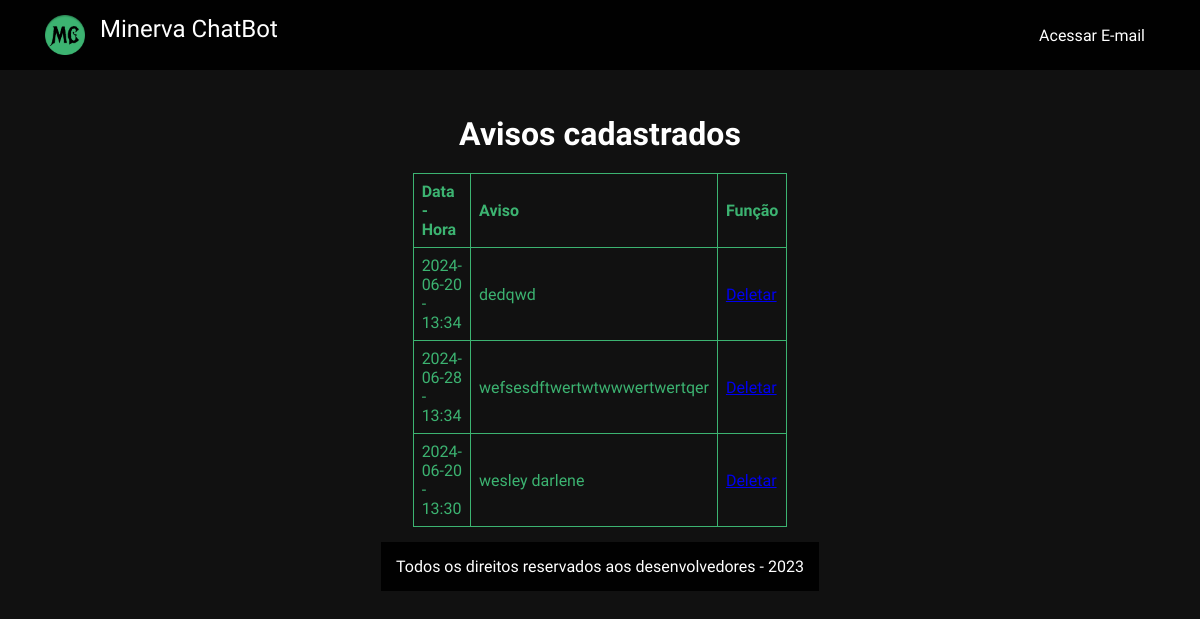
The page /mensagens on the database as committed earlier.
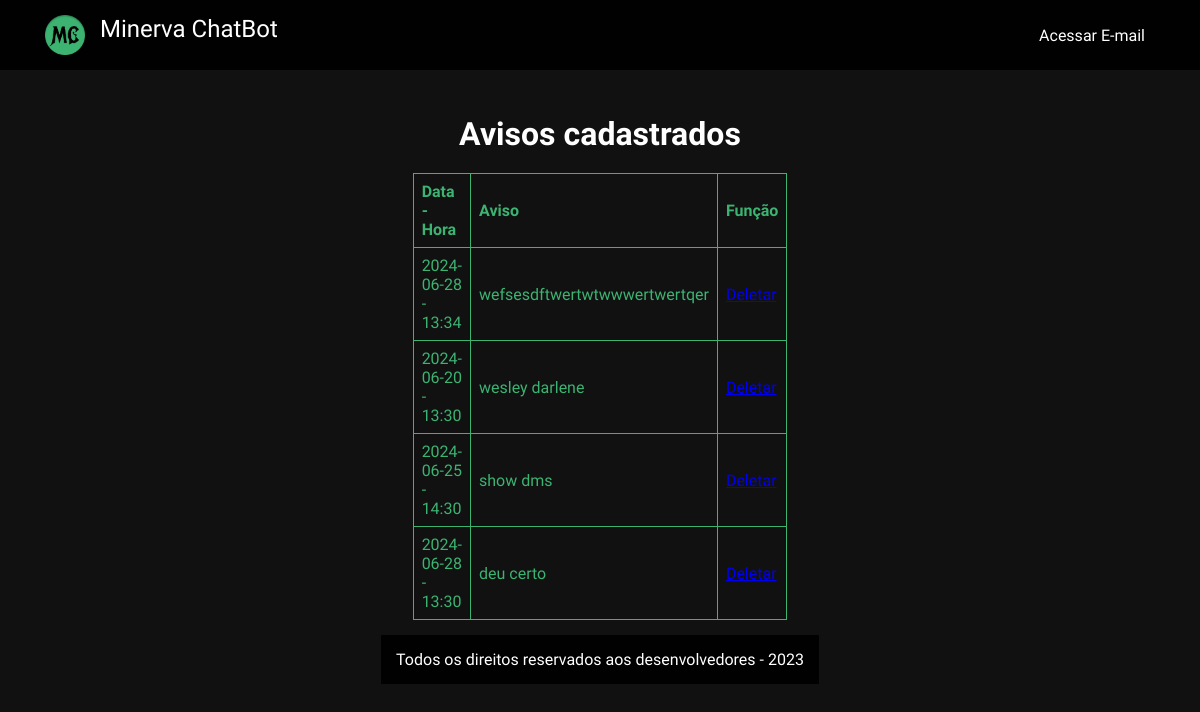
The same page on the database as committed later.
### minerva/models.py (models this page shows)
class Avisos(models.Model):
    dia = models.CharField(max_length=10)
    hora = models.CharField(max_length=5)
    mensagem = models.CharField(max_length=500)

### minerva/views.py (the view)
# urls.py: path('mensagens', mensagens, name='mensagens'),
def mensagens(request):
    data = {}
    data['avisos'] = Avisos.objects.all()
    return render(request,'mensagens.html', data)

### minerva/templates/mensagens.html (shortened to what this page needs)
<!DOCTYPE html>
{% load static %}
<html lang="en">
  <head>
    <link rel="stylesheet" href={% static "minerva/css/minerva.css" %}> <link
  </head>
  <body>
    <header>
      <div class="logo">
        <img src={% static "minerva/css/logominerva.png" %} alt="Logo do Minerva
        ChatBot" width="40px">
        <p class="titulo">Minerva ChatBot</p>
      </div>
      <ul class="menu">
        <li><a href="https://mail.google.com">Acessar E-mail</a></li>
      </ul>
    </header>
    <div class="corpo">
    <div class="contt" id="tabela">
      <h1>Avisos cadastrados</h1>
      <table id="tabelabela">
        <thead>
          <tr>
            <th>Data - Hora</th>
            <th>Aviso</th>
            <th>Função</th>
          </tr>
        </thead>
        {% for aviso in avisos %}
        <tbody id="tabelacorpo">
          <td>{{aviso.dia}} - {{aviso.hora}}</td>
          <td>{{aviso.mensagem}}</td>
          <td>
            <a href="delete/{{aviso.id}}" class= "button">Deletar</a>
        </td>
        </tbody>
        {% endfor %}
      </table>
    </div>
    <footer>
      <p>Todos os direitos reservados aos desenvolvedores - 2023</p>
    </footer>
  </body>
</html>

### static/minerva/css/minerva.css (style rules this page uses)
* { margin: 0; padding: 0; box-sizing: border-box; }
body { background-color: #111111; }
.logo { display: flex; font-family: 'Kanit', sans-serif; color: white; font-size: 24px; margin-left: 30px; flex-direction: row; }
.titulo { margin-left: 15px; }
header { padding: 15px; display: flex; background-color: #010101; justify-content: space-between; align-items: center; position: sticky; top: 0; }
.menu { list-style: none; display: flex; margin-right: 30px; }
.menu li a { color: white; text-decoration:none; margin-left: 30px; padding: 5px 10px 5px 10px; font-family: 'Kanit', sans-serif; }
.corpo { display: flex; padding: 30px; font-family: 'Kanit', sans-serif; color: white; align-items: center; justify-content: space-around; flex-direction: column; }
footer { background-color: #010101; color: white; text-align: center; font-family: 'Kanit', sans-serif; padding: 15px; }
table { border-collapse: collapse; width: 70%; font-family: 'Kanit', sans-serif; color: #3CB371; border-radius: 10px; margin-top: 20px; align-items: center; }
th, td { border: 1px solid #3CB371; text-align: left; padding: 8px; }
th { background-color: #111111; }
h1 { color: white; font-family: 'Kanit', sans-serif; }
.contt { display: flex; flex-direction: column; align-items: center; padding: 15px; }

Rows that differ between the two databases and show on the page:
removed Avisos: dia "2024-06-20", hora "13:34", mensagem "dedqwd"
added Avisos: dia "2024-06-25", hora "14:30", mensagem "show dms"
added Avisos: dia "2024-06-28", hora "13:30", mensagem "deu certo"
